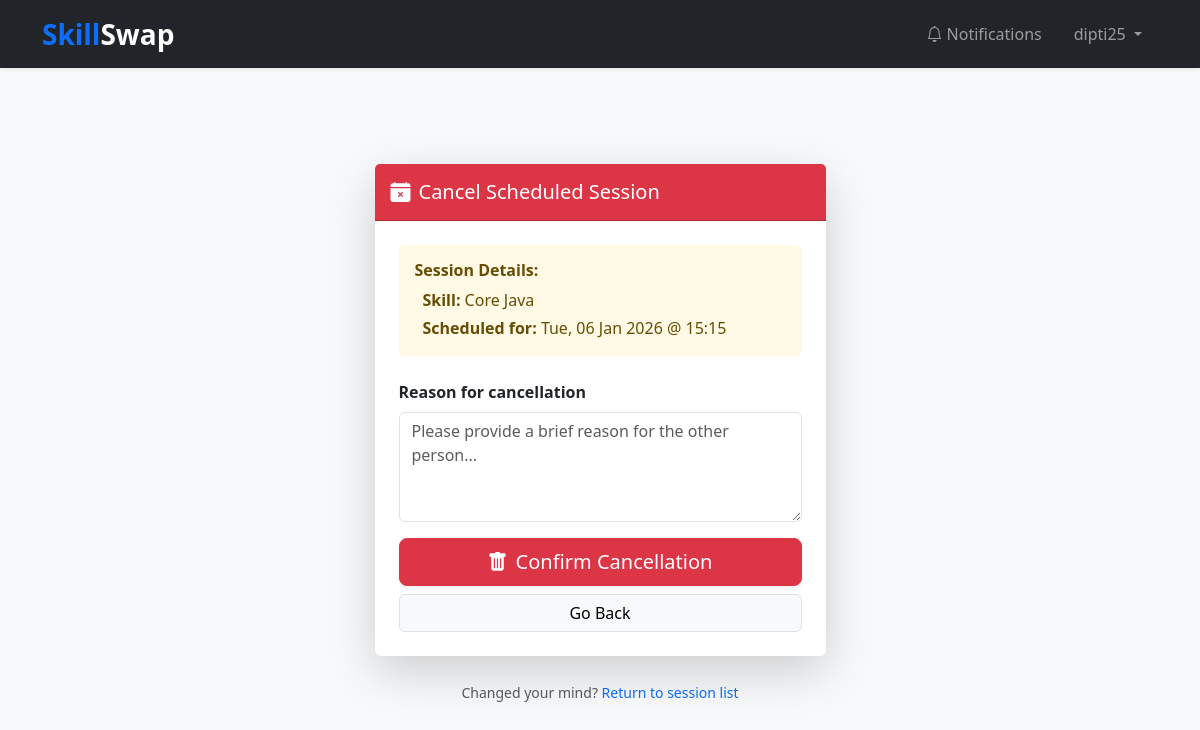
Screenshot of /sessions/cancel/learner/5/ (signed in) with the database file from the repository.
### session_schedule/models.py (models this page shows, shortened)
class Session_Schedule(models.Model):
    STATUS_CHOICES=(
        ("SCHEDULED","Scheduled"),
        ("COMPLETED","Completed"),
        ("CANCELLED","Cancelled")
    )
    match = models.ForeignKey(Match, on_delete=models.CASCADE)
    teacher = models.ForeignKey(User, on_delete=models.CASCADE, related_name="teacher_sessions")
    learner = models.ForeignKey(User, on_delete=models.CASCADE, related_name="learner_sessions")
    skill = models.ForeignKey(Skill, on_delete=models.CASCADE)
    date_time = models.DateTimeField()
    meet_link = models.URLField()
    status = models.CharField(max_length=15, choices=STATUS_CHOICES, default="SCHEDULED")
    created_at = models.DateTimeField(auto_now_add=True)
    cancel_reason = models.TextField(blank=True, null=True)
    CANCELLED_BY_CHOICES = (
        ("LEARNER", "Learner"),
        ("TEACHER", "Teacher"),
    )
    cancelled_by = models.CharField(
        max_length=10,
        choices=CANCELLED_BY_CHOICES,
        blank=True,
        null=True
    )

### skills/models.py (models this page shows)
class Skill(models.Model):
    name = models.CharField(max_length=100, unique=True)
    def __str__(self):
        return self.name

### session_schedule/views.py (the view, shortened to what this page needs)
# urls.py: path("cancel/learner/<int:session_id>/", views.cancel_session_learner, name="cancel_session_learner"),
@login_required
def cancel_session_learner(request, session_id):
    session = get_object_or_404(Session_Schedule, id=session_id, learner=request.user)
    return render(request, "sessions/cancel_session.html", {"session": session})

### templates/sessions/cancel_session.html (shortened to what this page needs)
{% extends "base.html" %}
{% load crispy_forms_tags %}
{% block content %}
<div class="row justify-content-center py-5">
    <div class="col-md-8 col-lg-5">
        <div class="card border-0 shadow-lg">
            <div class="card-header bg-danger text-white py-3">
                <h5 class="card-title mb-0 d-flex align-items-center">
                    <i class="bi bi-calendar-x-fill me-2"></i> Cancel Scheduled Session
                </h5>
            </div>
            <div class="card-body p-4">
                <div class="alert alert-warning border-0 bg-warning bg-opacity-10 mb-4">
                    <h6 class="fw-bold mb-2">Session Details:</h6>
                    <div class="ps-2">
                        <p class="mb-1"><strong>Skill:</strong> {{ session.skill }}</p>
                        <p class="mb-0"><strong>Scheduled for:</strong> {{ session.date_time|date:"D, d M Y" }} @ {{ session.date_time|time:"H:i" }}</p>
                    </div>
                </div>
                <form method="post">
                    <div class="mb-3">
                        <label for="reason" class="form-label fw-bold">Reason for cancellation</label>
                        <textarea
                            name="reason"
                            id="reason"
                            class="form-control"
                            rows="4"
                            placeholder="Please provide a brief reason for the other person..."
                            required></textarea>
                    </div>
                    <div class="d-grid gap-2">
                        <button type="submit" class="btn btn-danger btn-lg shadow-sm">
                            <i class="bi bi-trash-fill me-2"></i>Confirm Cancellation
                        </button>
                        <a href="javascript:history.back()" class="btn btn-light border">
                            Go Back
                        </a>
                    </div>
                </form>
            </div>
        </div>
        <div class="text-center mt-4">
            <small class="text-muted">
                Changed your mind? <a href="javascript:history.back()" class="text-decoration-none">Return to session list</a>
            </small>
        </div>
    </div>
</div>
{% endblock %}

### templates/base.html (shortened to what this page needs)
<!DOCTYPE html>
<html>
  <head>
    <link rel="stylesheet" href="https://cdn.jsdelivr.net/npm/bootstrap@5.3.2/dist/css/bootstrap.min.css" />
    <link rel="stylesheet" href="https://cdn.jsdelivr.net/npm/bootstrap-icons@1.11.1/font/bootstrap-icons.css">
  </head>
  <body class="bg-light">
    <nav class="navbar navbar-expand-lg navbar-dark bg-dark shadow-sm mb-5">
      <div class="container">
        <a class="navbar-brand fw-bold fs-3" href="/">
          <span class="text-primary">Skill</span>Swap
        </a>
        <div class="collapse navbar-collapse" id="navbarNav">
          <ul class="navbar-nav ms-auto align-items-lg-center">
            {% if request.user.is_authenticated %}
            <li class="nav-item">
              <a class="nav-link px-3" href="{% url 'my_notifications' %}">
                <i class="bi bi-bell"></i> Notifications
              </a>
            </li>
            <li class="nav-item dropdown px-lg-2">
              <a class="nav-link dropdown-toggle" href="#" role="button" data-bs-toggle="dropdown" aria-expanded="false">
                {{ request.user.username }}
              </a>
            </li>
            {% endif %}
          </ul>
        </div>
      </div>
    </nav>
    <div class="container">
        {% block content %}{% endblock %}
    </div>
  </body>
</html>

### rows the page displays
Session_Schedule: skill "Core Java", date_time "Tue, 06 Jan 2026", date_time "15:15"

### other values shown
{{ request.user.username }} "dipti25"
